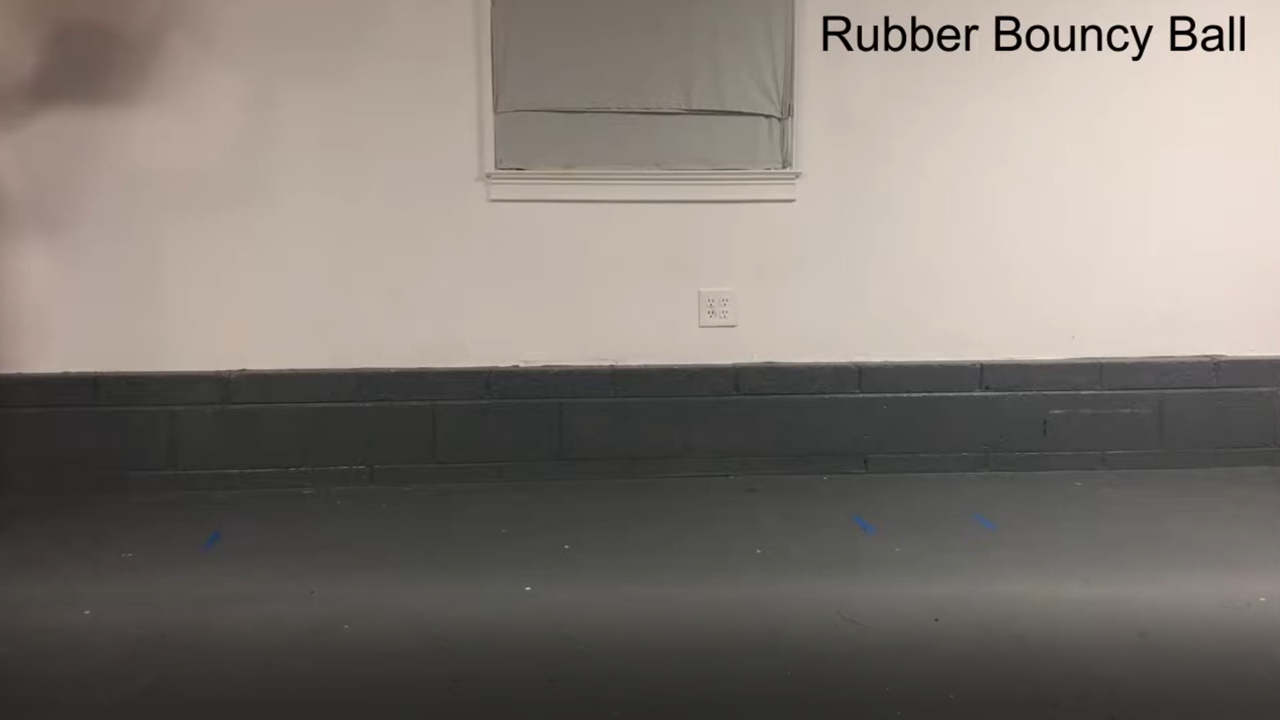
#> input picture background.png, 1280 x 720 px
$ python main.py
#> lines starting #> are read from the running program, lines starting #| are printed output that depends on the picture; after the words box and inside, x2 and y2 are one past the last pixel; in counts of white or black regions, pixels touching at a corner belong together
import cv2

# Getting the background
background = cv2.imread("background.png")
#> background is the input picture: shape (720, 1280, 3); mean B, G, R 115.5, 121.8, 128.6
# Transform the background to grayscale and blur it
background = cv2.cvtColor(background, cv2.COLOR_BGR2GRAY)
#> background: shape (720, 1280)
background = cv2.GaussianBlur(background, (21,21),0)

video = cv2.VideoCapture("Different_Bouncing_Ball_References.mp4")

while True:
    status, frame = video.read()
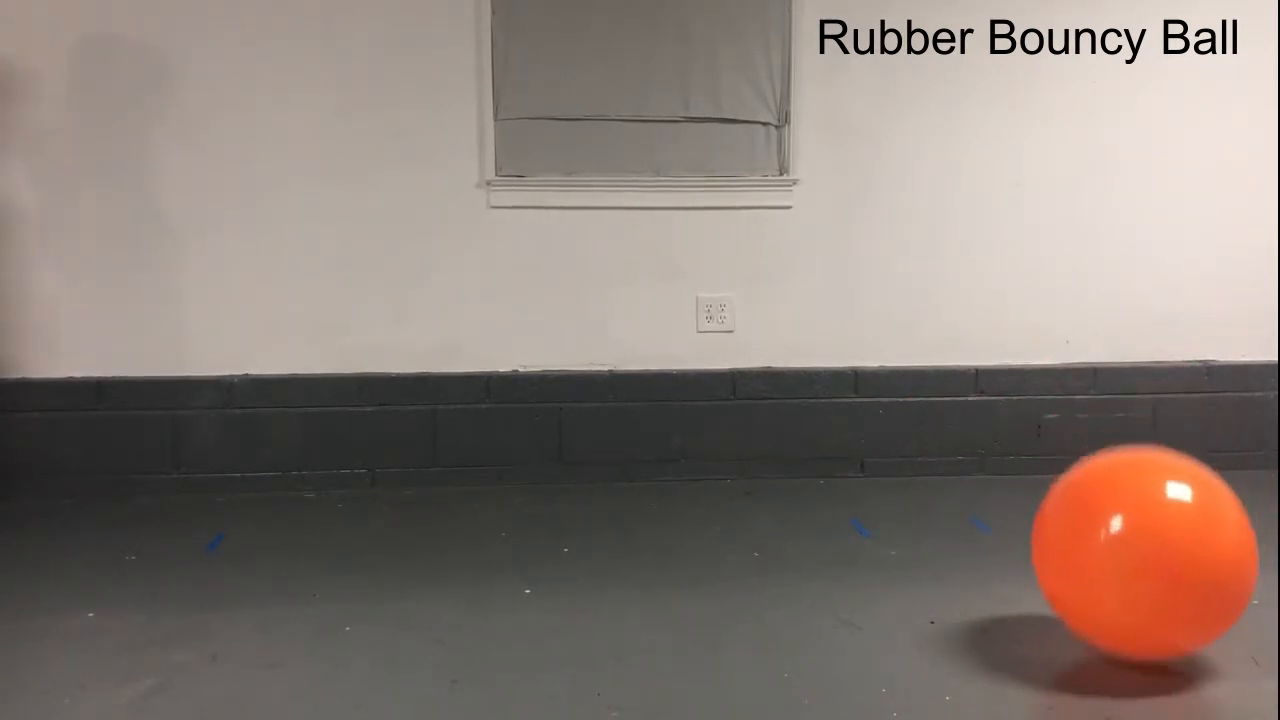
#> input picture frame 238 of Different_Bouncing_Ball_References.mp4, 1280 x 720 px
#> frame is the input picture: shape (720, 1280, 3); mean B, G, R 118, 125.1, 137.4
    # Transform the video to grayscale and blur it
    gray = cv2.cvtColor(frame, cv2.COLOR_BGR2GRAY)
    gray = cv2.GaussianBlur(gray, (21,21),0)


    #The difference between the background and the gray frame
    diff = cv2.absdiff(background, gray)
    #remove the noise part of the frame
    thresh = cv2.threshold(diff, 30,255,cv2.THRESH_BINARY)[1]
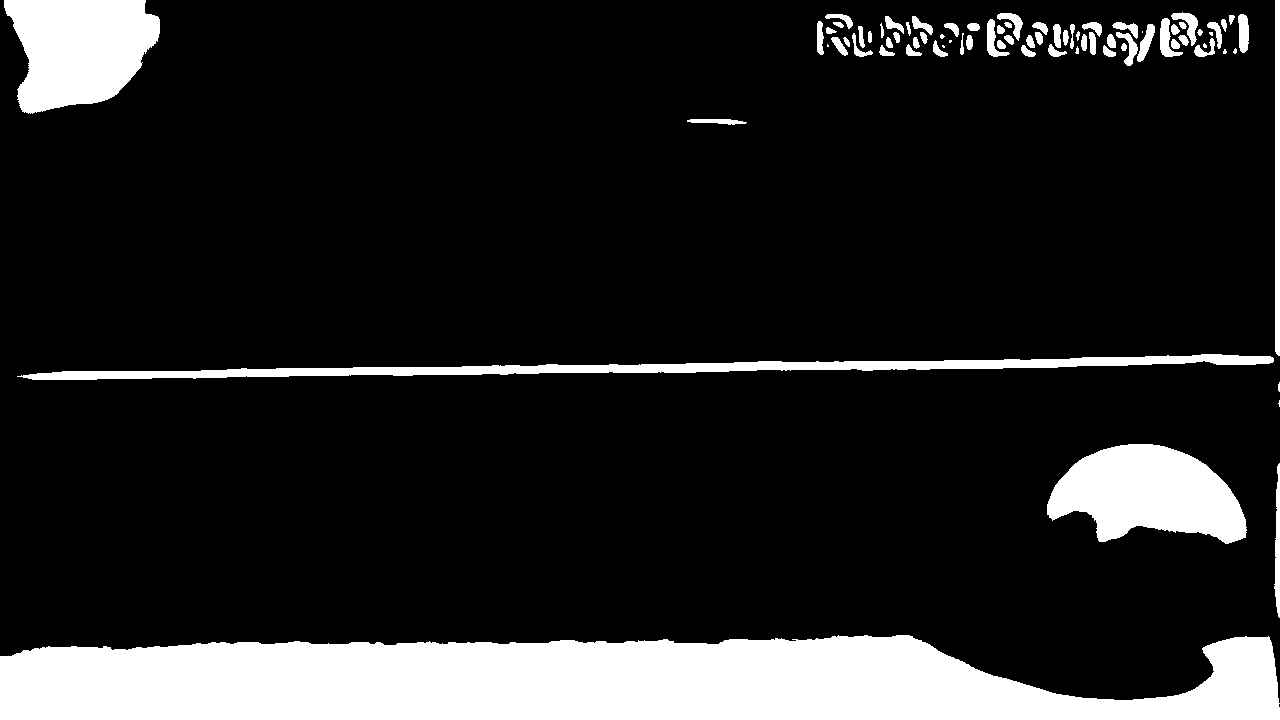
#> thresh: shape (720, 1280); 14.5% white; 79 white regions (11 under 20 px), largest, box (x1, y1, x2, y2) and area: (0, 635, 1280, 720) 87026, (1047, 444, 1247, 544) 13508, (4, 0, 160, 114) 13073
    thresh = cv2.dilate(thresh, None, iterations=2)
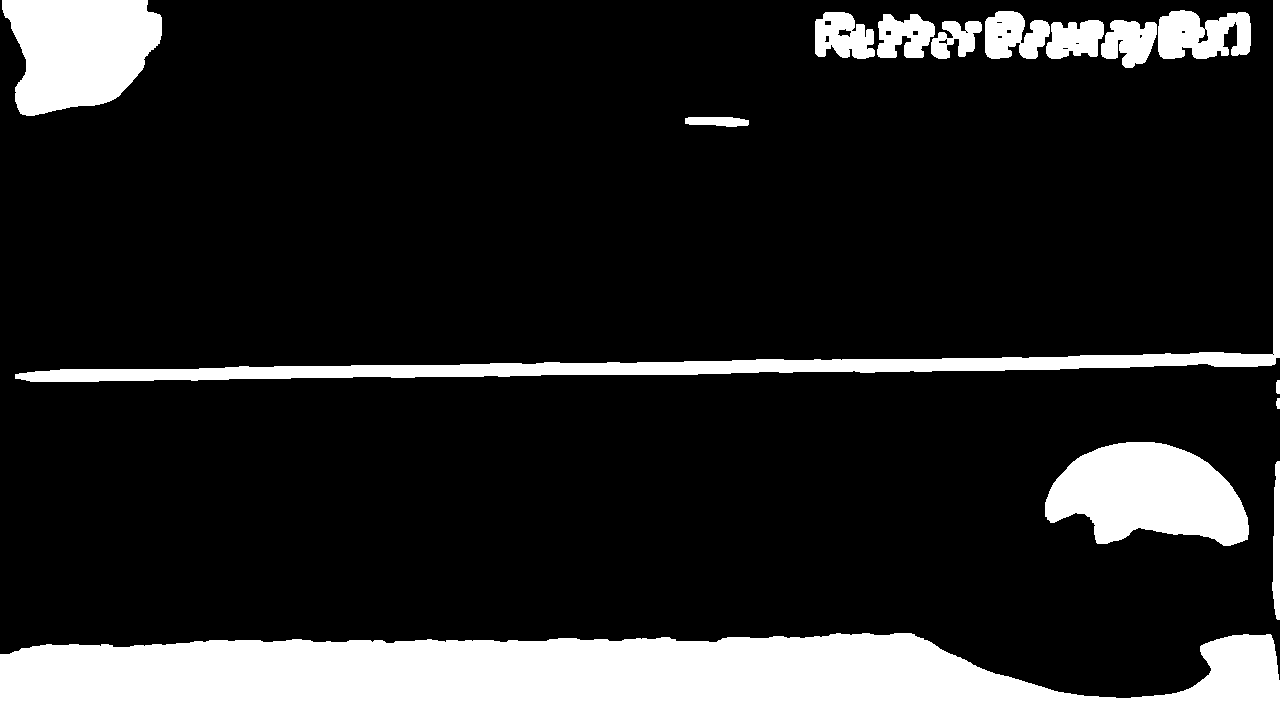
#> thresh: shape (720, 1280); 16.6% white; 15 white regions

    cnts, res = cv2.findContours(thresh.copy(), cv2.RETR_EXTERNAL, cv2.CHAIN_APPROX_SIMPLE)
#> cnts = 15 contours; largest, box (x1, y1, x2, y2) and area: (0, 633, 1280, 720) 88936, (15, 0, 1280, 382) 16624, (1045, 442, 1249, 546) 14606, (2, 0, 162, 116) 13724, (1158, 10, 1251, 59) 3310; res = 15 rows, first 6: [1, -1, -1, -1], [2, 0, -1, -1], [3, 1, -1, -1], [4, 2, -1, -1], [5, 3, -1, -1], [6, 4, -1, -1]

    #draw a contour
    for contour in cnts:
        if cv2.contourArea(contour) < 10000:
            continue
        #draw the contour
        (x,y,w,h) = cv2.boundingRect(contour)
        cv2.rectangle(frame, (x,y), (x+w, y+h), (0,255,0), 3)
#> this loop made 15 passes
#> (x, y, w, h) on passes 1, 3, 14, 15: (0, 633, 1280, 87), (1045, 442, 204, 104), (15, 0, 1265, 382), (2, 0, 160, 116)
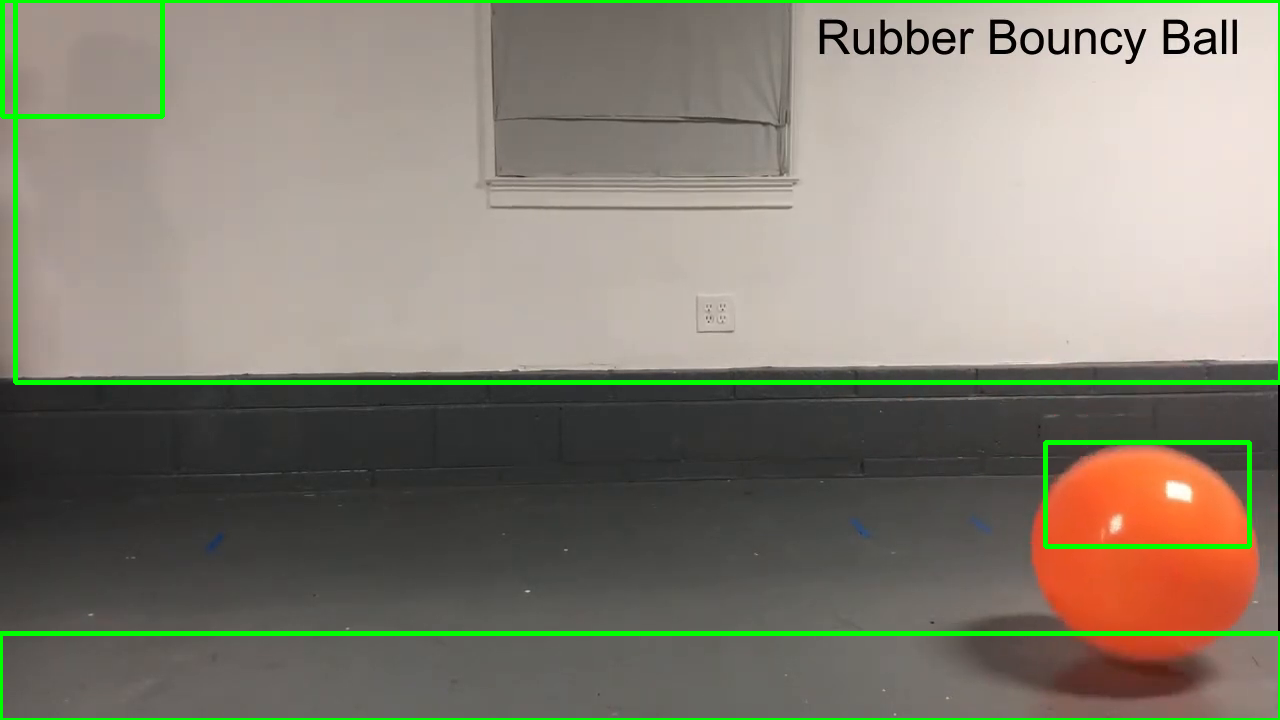
#> frame: shape (720, 1280, 3); 2.95% of pixels changed, all inside (x1, y1, x2, y2) = (0, 0, 1280, 720)

    cv2.imshow("All contours", frame)
    #cv2.imshow("Thresh Video", thresh)
    #cv2.imshow("Diff Video", diff)
    #cv2.imshow("Gray Video", gray)
    key = cv2.waitKey(1)
#> (key q is pressed here)
    if key == ord('q'):
        break

video.release()
cv2.destroyAllWindows()
